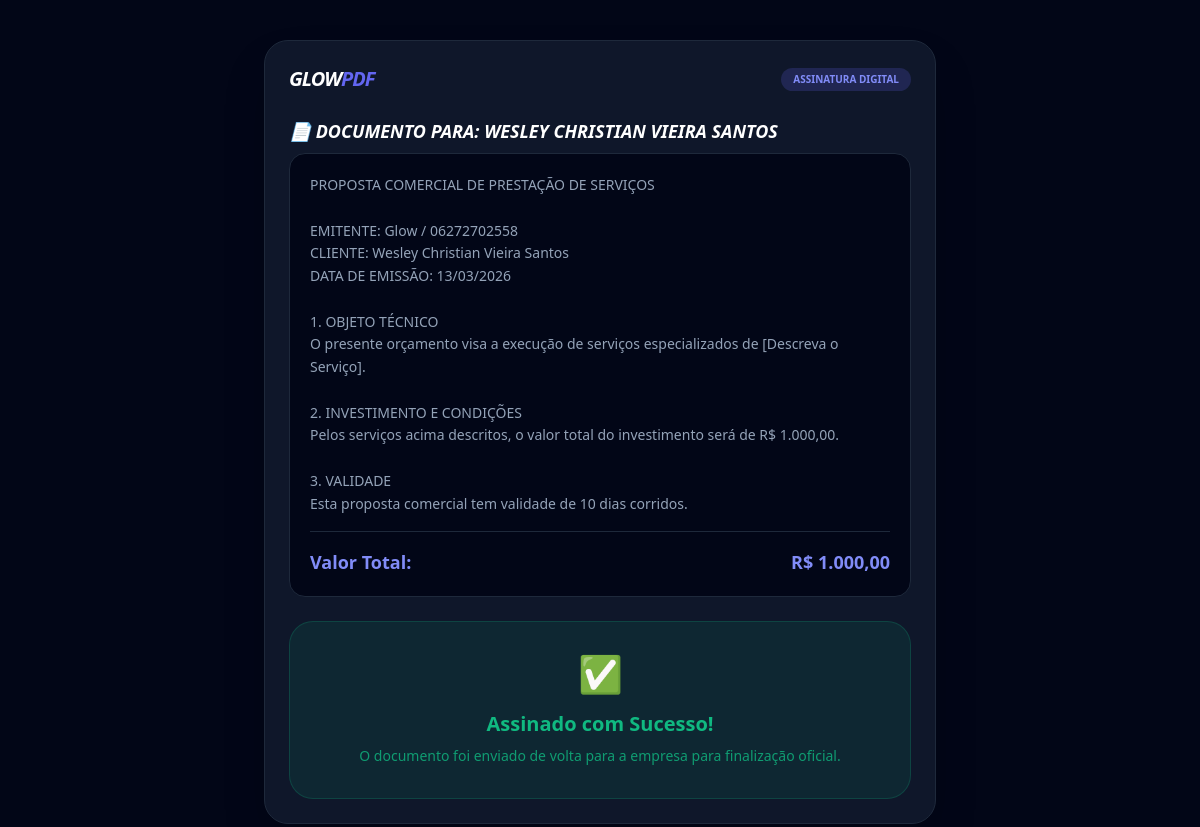
The app's page /assinar.php?id=dafc2fab4703b58f4f8b5f14992ae31d with its own data.
### tables this page shows
CREATE TABLE documentos (
    id INTEGER PRIMARY KEY AUTOINCREMENT,
    token VARCHAR(100) DEFAULT NULL,
    usuario_id INTEGER DEFAULT NULL,
    tipo VARCHAR(100) DEFAULT NULL,
    empresa VARCHAR(255) DEFAULT NULL,
    cliente VARCHAR(255) DEFAULT NULL,
    valor VARCHAR(50) DEFAULT NULL,
    descricao TEXT DEFAULT NULL,
    logo_empresa LONGTEXT DEFAULT NULL,
    assinatura_cliente LONGTEXT DEFAULT NULL,
    assinatura_empresa LONGTEXT DEFAULT NULL,
    status TEXT DEFAULT "pendente" CHECK(status IN ("pendente","assinado_cliente","assinado")),
    criado_em DATETIME DEFAULT CURRENT_TIMESTAMP
);

### assinar.php (the view, shortened to what this page needs)
<?php
try {
    $pdo = new PDO("sqlite:glow.db");
    $pdo->setAttribute(PDO::ATTR_ERRMODE, PDO::ERRMODE_EXCEPTION);
} catch (Exception $e) {
    die("Erro ao conectar no banco: " . $e->getMessage());
}
$token = $_GET['id'] ?? '';
$stmt = $pdo->prepare("SELECT * FROM documentos WHERE token = ?");
$stmt->execute([$token]);
$doc = $stmt->fetch(PDO::FETCH_ASSOC);
?>
<!DOCTYPE html>
<html lang="pt-br">
<head>
<script src="https://cdn.tailwindcss.com"></script>
</head>
<body class="bg-glow text-slate-300 p-4 font-sans min-h-screen">
<div class="max-w-2xl mx-auto mt-6 p-6 bg-[#0f172a] rounded-3xl border border-slate-800 shadow-2xl">
<div class="flex justify-between items-center mb-6">
<h1 class="text-xl font-black text-white italic tracking-tighter">
GLOW<span class="text-indigo-500">PDF</span>
</h1>
<span class="text-[10px] bg-indigo-500/20 text-indigo-400 px-3 py-1 rounded-full font-bold uppercase">
Assinatura Digital
</span>
</div>
<h2 class="text-lg font-bold text-white mb-2 uppercase italic">
📄 Documento para: <?= htmlspecialchars($doc['cliente']) ?>
</h2>
<div class="bg-slate-950 p-5 rounded-2xl text-sm mb-6 border border-slate-800 leading-relaxed text-slate-400">
<?= nl2br(htmlspecialchars($doc['descricao'])) ?>
<div class="mt-4 pt-4 border-t border-slate-800 font-bold text-indigo-400 text-lg flex justify-between items-center">
<span>Valor Total:</span>
<span>R$ <?= htmlspecialchars($doc['valor']) ?></span>
</div>
</div>
<?php if ($doc['status'] == 'pendente' && !isset($_GET['sucesso'])): ?>
<form method="POST" id="formAssinatura">
<label class="block text-center font-bold text-[10px] mb-3 text-indigo-400 uppercase tracking-widest">
Use o dedo ou mouse para assinar abaixo ✍️
</label>
<div class="relative rounded-2xl overflow-hidden mb-4 border-2 border-indigo-500/20 shadow-inner bg-white" style="height:220px;">
<canvas id="pad" class="w-full h-full"></canvas>
</div>
<input type="hidden" name="assinatura_data" id="assinatura_data">
<div class="flex gap-3">
<button type="button"
onclick="limpar()"
class="w-1/4 bg-slate-800 text-slate-400 py-4 rounded-2xl font-bold text-xs uppercase hover:bg-slate-700 transition">
Limpar
</button>
<button type="submit"
name="assinar"
onclick="salvar()"
class="w-3/4 bg-indigo-600 py-4 rounded-2xl font-black text-white uppercase tracking-widest hover:bg-indigo-500 shadow-lg shadow-indigo-900/40 transition">
CONFIRMAR ASSINATURA 🚀
</button>
</div>
</form>
<?php else: ?>
<div class="bg-emerald-500/10 border border-emerald-500/20 p-8 rounded-3xl text-emerald-500 text-center">
<div class="text-4xl mb-4">✅</div>
<h3 class="font-bold text-xl mb-2">
Assinado com Sucesso!
</h3>
<p class="text-sm opacity-80">
O documento foi enviado de volta para a empresa para finalização oficial.
</p>
</div>
<?php endif; ?>
</div>
</body>
</html>

### assinar.php (style rules this page uses)
.bg-glow { background: #020617; }

### records on screen
documentos: cliente "WESLEY CHRISTIAN VIEIRA SANTOS", descricao "PROPOSTA COMERCIAL DE PRESTAÇÃO DE SERVIÇOS EMITENTE: Glow / 06272702558 CLIENTE: Wesley Christian Vieira Santos DATA DE EMISSÃO: 13/03/2026 1. OBJETO TÉCNICO O presente orçamento visa a execução de serviços especializados de [Descreva o Serviço]. 2. INVESTIMENTO E CONDIÇÕES Pelos serviços acima descritos, o valor total do investimento será de R$ 1.000,00. 3. VALIDADE Esta proposta comercial tem validade de 10 dias corridos.", valor "1.000,00"
